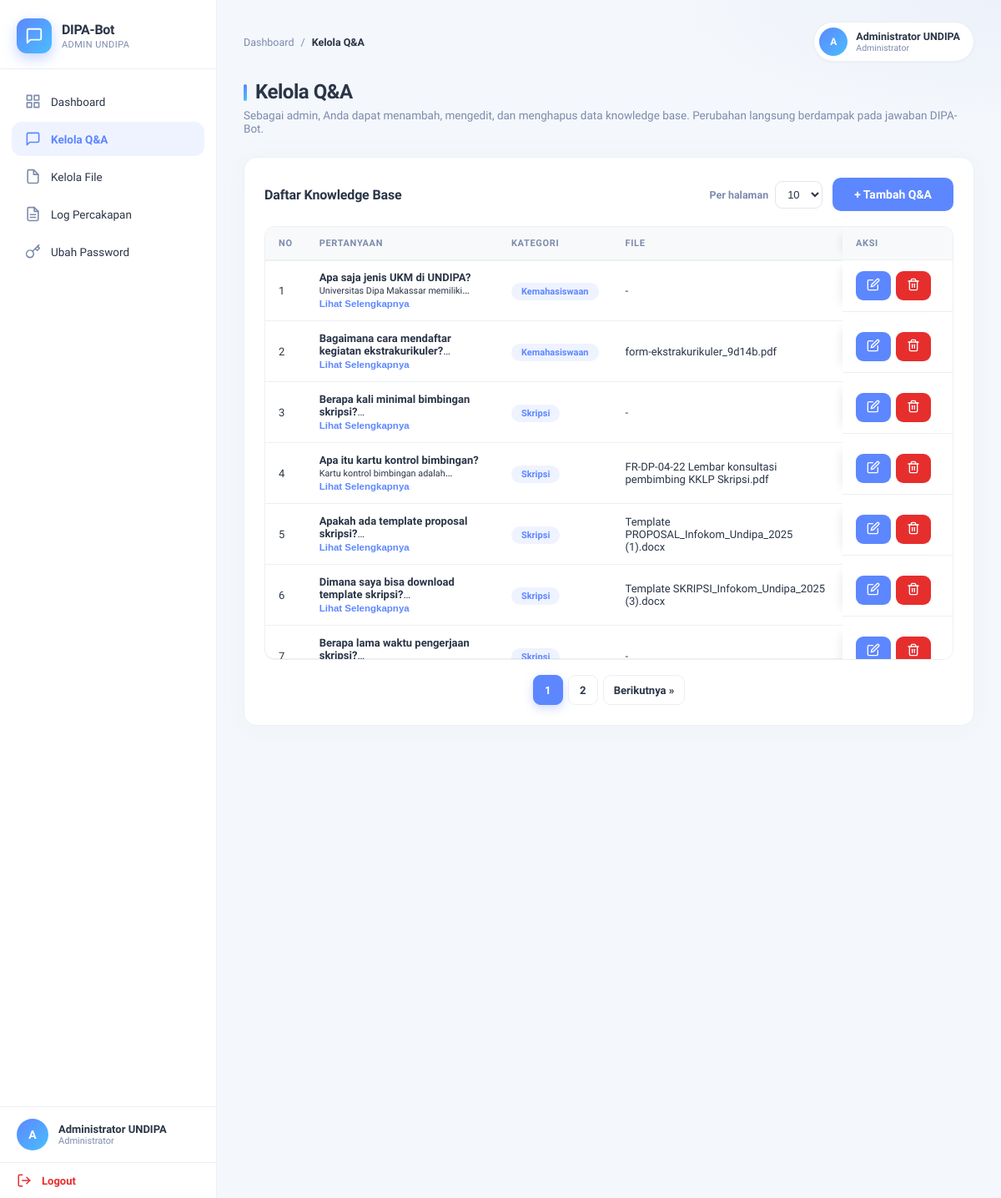
/admin/qa_manage.php (signed in), run on the app's committed database.
### tables this page shows
CREATE TABLE tb_pengetahuan (
    id_pengetahuan INT PRIMARY KEY AUTO_INCREMENT,
    pertanyaan TEXT NOT NULL,
    jawaban TEXT NOT NULL,
    file_lampiran VARCHAR(255) DEFAULT NULL,
    kategori VARCHAR(50) DEFAULT 'Umum',
    created_at TIMESTAMP DEFAULT CURRENT_TIMESTAMP,
    updated_at TIMESTAMP DEFAULT CURRENT_TIMESTAMP ON UPDATE CURRENT_TIMESTAMP
);

### admin/qa_manage.php (the view, shortened to what this page needs)
<?php
$db = Database::getInstance()->getConnection();
$adminNama = isset($_SESSION['admin_nama']) ? htmlspecialchars($_SESSION['admin_nama'], ENT_QUOTES, 'UTF-8') : 'Admin';
$perPage = isset($_GET['per']) ? (int)$_GET['per'] : 10;
$perPage = in_array($perPage, [10, 25, 50], true) ? $perPage : 10;
$page = isset($_GET['page']) ? max(1, (int)$_GET['page']) : 1;
$totalPages = 1;
$dataQA = [];
try {
    $totalQA = (int)$db->query("SELECT COUNT(*) FROM tb_pengetahuan")->fetchColumn();
    $totalPages = max(1, (int)ceil($totalQA / $perPage));
    $page = min($page, $totalPages);
    $offset = ($page - 1) * $perPage;
    $stmt = $db->prepare("SELECT id_pengetahuan, pertanyaan, jawaban, kategori, file_lampiran, created_at
                          FROM tb_pengetahuan
                          ORDER BY id_pengetahuan DESC
                          LIMIT ? OFFSET ?");
    $stmt->bindValue(1, $perPage, PDO::PARAM_INT);
    $stmt->bindValue(2, $offset, PDO::PARAM_INT);
    $stmt->execute();
    $dataQA = $stmt->fetchAll(PDO::FETCH_ASSOC);
} catch (PDOException $e) {
    error_log('QA list error: ' . $e->getMessage());
    $pesan = 'Gagal memuat data Q&A.';
}
?>
<!DOCTYPE html>
<html lang="id">
<head>
    <link rel="stylesheet" href="../assets/css/admin.css?v=9">
</head>
<body>
<div class="admin-container">
    <aside class="sidebar">
        <div class="sidebar-brand">
            <div class="brand-logo">
                <svg xmlns="http://www.w3.org/2000/svg" width="22" height="22" viewBox="0 0 24 24" fill="none" stroke="currentColor" stroke-width="2" stroke-linecap="round" stroke-linejoin="round"><path d="M21 15a2 2 0 0 1-2 2H7l-4 4V5a2 2 0 0 1 2-2h14a2 2 0 0 1 2 2z"></path></svg>
            </div>
            <div class="brand-text">
                <h2 class="sidebar-title">DIPA-Bot</h2>
                <p class="sidebar-subtitle">Admin UNDIPA</p>
            </div>
        </div>
        <ul class="sidebar-menu">
            <li><a href="dashboard.php">Dashboard</a></li>
            <li><a href="qa_manage.php" class="active"><svg xmlns="http://www.w3.org/2000/svg" width="20" height="20" viewBox="0 0 24 24" fill="none" stroke="currentColor" stroke-width="2" stroke-linecap="round" stroke-linejoin="round"><path d="M21 15a2 2 0 0 1-2 2H7l-4 4V5a2 2 0 0 1 2-2h14a2 2 0 0 1 2 2z"></path></svg>Kelola Q&A</a></li>
            <li><a href="file_manage.php"><svg xmlns="http://www.w3.org/2000/svg" width="20" height="20" viewBox="0 0 24 24" fill="none" stroke="currentColor" stroke-width="2" stroke-linecap="round" stroke-linejoin="round"><path d="M13 2H6a2 2 0 0 0-2 2v16a2 2 0 0 0 2 2h12a2 2 0 0 0 2-2V9z"></path><polyline points="13 2 13 9 20 9"></polyline></svg>Kelola File</a></li>
            <li><a href="logs.php">Log Percakapan</a></li>
            <li><a href="change_password.php">Ubah Password</a></li>
        </ul>
        <div class="sidebar-user">
            <div class="user-avatar"><?php echo strtoupper(substr($adminNama, 0, 1)); ?></div>
            <div class="user-meta">
                <span class="user-name"><?php echo $adminNama; ?></span>
                <span class="user-role">Administrator</span>
            </div>
        </div>
        <a href="logout.php" class="logout-btn">Logout</a>
    </aside>
    <main class="main-content">
        <div class="topbar">
            <nav class="breadcrumb">
                <a href="dashboard.php">Dashboard</a>
                <span>/</span>
                <span class="current">Kelola Q&A</span>
            </nav>
            <div class="user-chip">
                <div class="chip-avatar"><?php echo strtoupper(substr($adminNama, 0, 1)); ?></div>
                <div class="chip-meta">
                    <span class="chip-name"><?php echo $adminNama; ?></span>
                    <span class="chip-role">Administrator</span>
                </div>
            </div>
        </div>
        <div class="content-header">
            <h1 class="content-title">Kelola Q&A</h1>
            <p class="content-subtitle">Sebagai admin, Anda dapat menambah, mengedit, dan menghapus data knowledge base. Perubahan langsung berdampak pada jawaban DIPA-Bot.</p>
        </div>
        <div class="card">
                <div class="card-header">
                    <h2 class="card-title">Daftar Knowledge Base</h2>
                    <div style="display:flex; gap:12px; align-items:center; flex-wrap:wrap;">
                        <label class="page-size-wrap">Per halaman
                            <select class="page-size" onchange="location.href='qa_manage.php?per='+this.value">
                                <?php foreach ([10, 25, 50] as $n): ?>
                                    <option value="<?php echo $n; ?>" <?php echo $perPage === $n ? 'selected' : ''; ?>><?php echo $n; ?></option>
                                <?php endforeach; ?>
                            </select>
                        </label>
                        <button type="button" class="btn btn-primary btn-inline" onclick="openAddModal()">+ Tambah Q&A</button>
                    </div>
                </div>
                <div class="table-wrap">
                    <table class="data">
                        <thead>
                            <tr>
                                <th>No</th>
                                <th>Pertanyaan</th>
                                <th>Kategori</th>
                                <th>File</th>
                                <th class="sticky-col">Aksi</th>
                            </tr>
                        </thead>
                        <tbody>
                            <?php $no = 1; foreach ($dataQA as $row): ?>
                                <tr>
                                    <td><?php echo $no++; ?></td>
                                    <td>
                                        <div class="cell-main">
                                            <div class="cell-truncate">
                                                <strong><?php echo htmlspecialchars($row['pertanyaan'], ENT_QUOTES, 'UTF-8'); ?></strong>
                                                <br>
                                                <small style="color: var(--gray-light);"><?php echo htmlspecialchars(substr($row['jawaban'], 0, 160), ENT_QUOTES, 'UTF-8'); ?>...</small>
                                            </div>
                                            <button type="button" class="toggle-more">Lihat Selengkapnya</button>
                                        </div>
                                    </td>
                                    <td><span class="badge-kategori"><?php echo htmlspecialchars($row['kategori'], ENT_QUOTES, 'UTF-8'); ?></span></td>
                                    <td><?php echo !empty($row['file_lampiran']) ? htmlspecialchars($row['file_lampiran'], ENT_QUOTES, 'UTF-8') : '<span style="color:var(--gray-light)">-</span>'; ?></td>
                                    <td class="cell-actions sticky-col">
                                        <a href="qa_manage.php?edit=<?php echo (int)$row['id_pengetahuan']; ?>" class="btn btn-sm btn-blue" title="Edit"></a>
                                        <form method="POST" action="qa_manage.php" class="inline-form" onsubmit="return confirm('Yakin ingin menghapus data ini?');">
                                            <button type="submit" class="btn btn-sm btn-red" title="Hapus"></button>
                                        </form>
                                    </td>
                                </tr>
                            <?php endforeach; ?>
                    </tbody>
                </table>
                </div>
                <?php if ($totalPages > 1): ?>
                    <div class="pagination">
                        <?php
                        $start = max(1, $page - 2);
                        $end = min($totalPages, $page + 2);
                        for ($i = $start; $i <= $end; $i++) {
                            $cls = ($i === $page) ? 'page-link active' : 'page-link';
                            echo '<a class="' . $cls . '" href="qa_manage.php?per=' . $perPage . '&page=' . $i . '">' . $i . '</a>';
                        }
                        ?>
                        <?php if ($page < $totalPages): ?>
                            <a class="page-link" href="qa_manage.php?per=<?php echo $perPage; ?>&page=<?php echo $page + 1; ?>">Berikutnya &raquo;</a>
                        <?php endif; ?>
                    </div>
                <?php endif; ?>
            </div>
    </main>
</div>
</body>
</html>

### data on the page
tb_pengetahuan: pertanyaan "Apa saja jenis UKM di UNDIPA?", jawaban "Universitas Dipa Makassar…", kategori "Kemahasiswaan"
tb_pengetahuan: pertanyaan "Bagaimana cara mendaftar kegiatan ekstrakurikuler?", kategori "Kemahasiswaan", file_lampiran "form-ekstrakurikuler_9d14b.pdf"
tb_pengetahuan: pertanyaan "Berapa kali minimal bimbingan skripsi?", kategori "Skripsi"
tb_pengetahuan: pertanyaan "Apa itu kartu kontrol bimbingan?", jawaban "Kartu kontrol bimbingan…", kategori "Skripsi", file_lampiran "FR-DP-04-22 Lembar konsultasi pembimbing KKLP Skripsi.pdf"
tb_pengetahuan: pertanyaan "Apakah ada template proposal skripsi?", kategori "Skripsi", file_lampiran "Template PROPOSAL_Infokom_Undipa_2025 (1).docx"
tb_pengetahuan: pertanyaan "Dimana saya bisa download template skripsi?", kategori "Skripsi", file_lampiran "Template SKRIPSI_Infokom_Undipa_2025 (3).docx"
tb_pengetahuan: pertanyaan "Berapa lama waktu pengerjaan skripsi?", kategori "Skripsi"

### other printed values
substr($adminNama, 0, 1) "A"
$adminNama "Administrator UNDIPA"
form field value "10"
